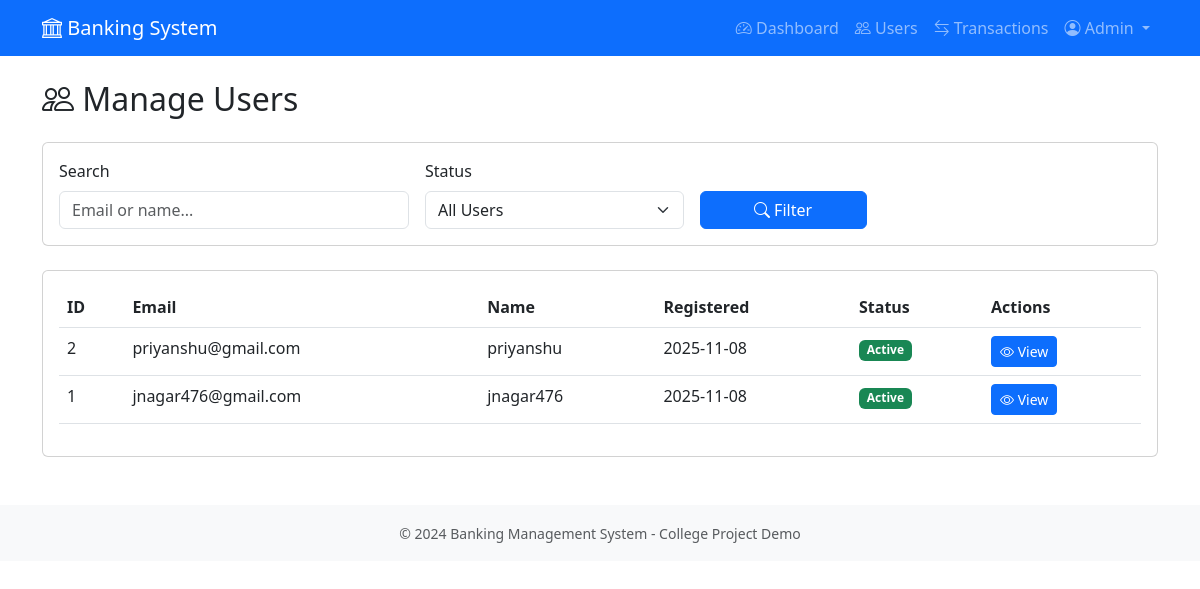
Screenshot of /admin/users (signed in) with the database file from the repository.
### app/models.py (models this page shows, shortened)
class User(UserMixin, db.Model):
    __tablename__ = 'users'
    id = db.Column(db.Integer, primary_key=True)
    email = db.Column(db.String(120), unique=True, nullable=False, index=True)
    password_hash = db.Column(db.String(255), nullable=False)
    full_name = db.Column(db.String(100), nullable=False)
    phone = db.Column(db.String(20), nullable=True)
    is_admin = db.Column(db.Boolean, default=False, nullable=False)
    is_active = db.Column(db.Boolean, default=True, nullable=False)
    created_at = db.Column(db.DateTime, default=datetime.utcnow, nullable=False)
    accounts = db.relationship('Account', backref='owner', lazy='dynamic', cascade='all, delete-orphan')

### app/routes/admin_routes.py (the view, shortened to what this page needs)
@bp.route('/users')
@login_required
@admin_required
def users():
    status_filter = request.args.get('status', 'all')  # 'all', 'active', 'inactive'
    search_query = request.args.get('search', '').strip()
    page = request.args.get('page', 1, type=int)
    per_page = 20
    query = User.query
    if status_filter == 'active':
        query = query.filter_by(is_active=True)
    elif status_filter == 'inactive':
        query = query.filter_by(is_active=False)
    query = query.order_by(desc(User.created_at))
    pagination = query.paginate(page=page, per_page=per_page, error_out=False)
    users_list = pagination.items
    return render_template(
        'admin/users.html',
        title='Manage Users',
        users=users_list,
        pagination=pagination,
        status_filter=status_filter,
        search_query=search_query
    )

### app/routes/admin_routes.py (called while the page is built)
def admin_required(f):
    @wraps(f)
    def decorated_function(*args, **kwargs):
        if not current_user.is_authenticated:
            flash('Please log in to access this page.', 'warning')
            return redirect(url_for('auth.admin_login'))
        if not isinstance(current_user, Admin):
            flash('Access denied. Admin privileges required.', 'danger')
            abort(403)  # Forbidden
        return f(*args, **kwargs)
    return decorated_function

### app/templates/admin/users.html (shortened to what this page needs)
{% extends "layout.html" %}
{% block content %}
<h2 class="mb-4">
    <i class="bi bi-people"></i> Manage Users
</h2>
<div class="card mb-4">
    <div class="card-body">
        <form method="GET" action="{{ url_for('admin.users') }}" class="row g-3">
            <div class="col-md-4">
                <label class="form-label">Search</label>
                <input type="text" name="search" class="form-control" placeholder="Email or name..." value="{{ search_query }}">
            </div>
            <div class="col-md-3">
                <label class="form-label">Status</label>
                <select name="status" class="form-select">
                    <option value="all" {% if status_filter == 'all' %}selected{% endif %}>All Users</option>
                </select>
            </div>
            <div class="col-md-2 d-flex align-items-end">
                <button type="submit" class="btn btn-primary w-100">
                    <i class="bi bi-search"></i> Filter
                </button>
            </div>
        </form>
    </div>
</div>
<div class="card">
    <div class="card-body">
        {% if users %}
            <div class="table-responsive">
                <table class="table table-hover">
                    <thead>
                        <tr>
                            <th>ID</th>
                            <th>Email</th>
                            <th>Name</th>
                            <th>Registered</th>
                            <th>Status</th>
                            <th>Actions</th>
                        </tr>
                    </thead>
                    <tbody>
                        {% for user in users %}
                        <tr>
                            <td>{{ user.id }}</td>
                            <td>{{ user.email }}</td>
                            <td>{{ user.full_name or 'N/A' }}</td>
                            <td>{{ user.created_at.strftime('%Y-%m-%d') }}</td>
                            <td>
                                {% if user.is_active %}
                                    <span class="badge bg-success">Active</span>
                                {% else %}
                                    <span class="badge bg-danger">Inactive</span>
                                {% endif %}
                            </td>
                            <td>
                                <a href="{{ url_for('admin.user_details', user_id=user.id) }}" class="btn btn-sm btn-primary">
                                    <i class="bi bi-eye"></i> View
                                </a>
                            </td>
                        </tr>
                        {% endfor %}
                    </tbody>
                </table>
            </div>
        {% else %}
            <div class="alert alert-info mb-0">
                <i class="bi bi-info-circle"></i> No users found matching your criteria.
            </div>
        {% endif %}
    </div>
</div>
{% endblock %}

### rows the page displays
User: id "2", email "priyanshu@gmail.com", full_name "priyanshu", created_at "2025-11-08", is_active "Active"
User: id "1", email "jnagar476@gmail.com", full_name "jnagar476", created_at "2025-11-08", is_active "Active"
